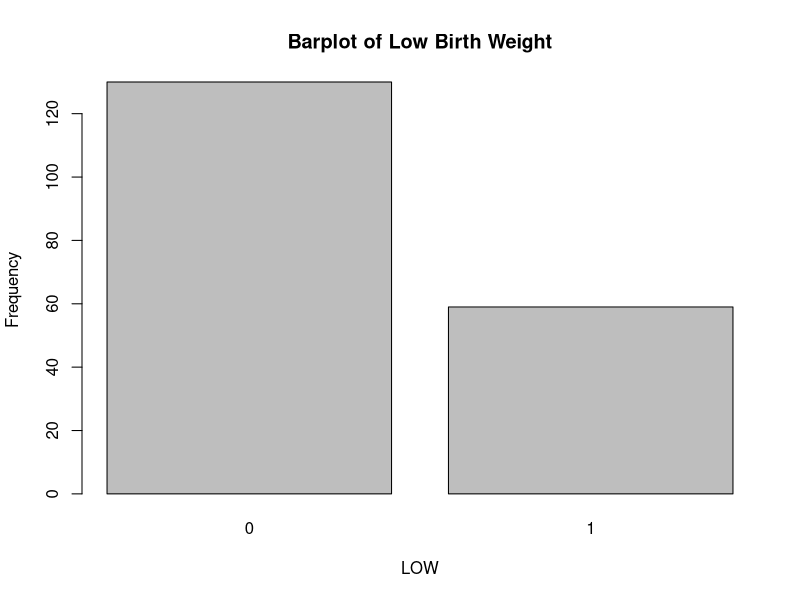
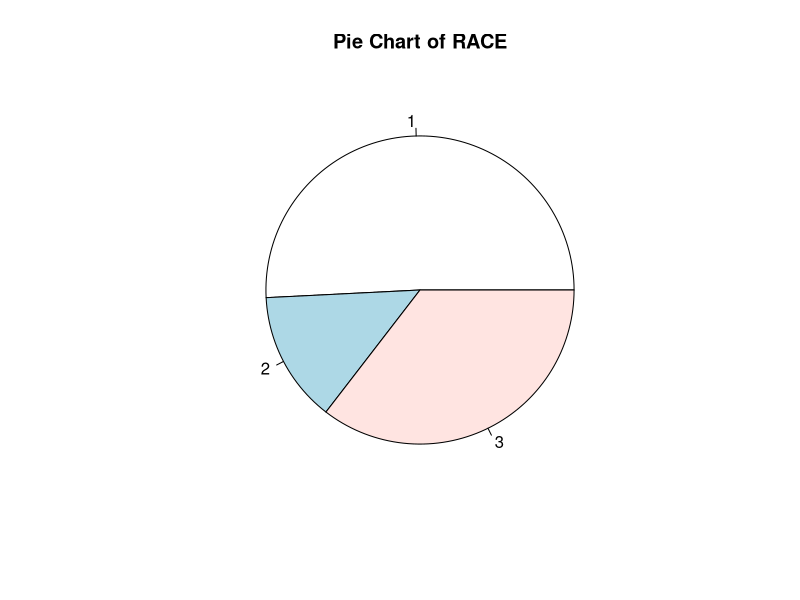
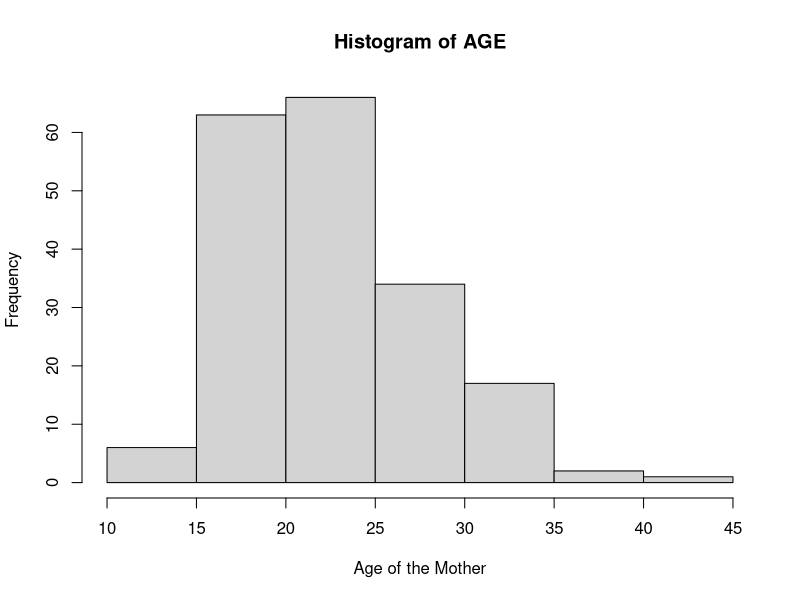
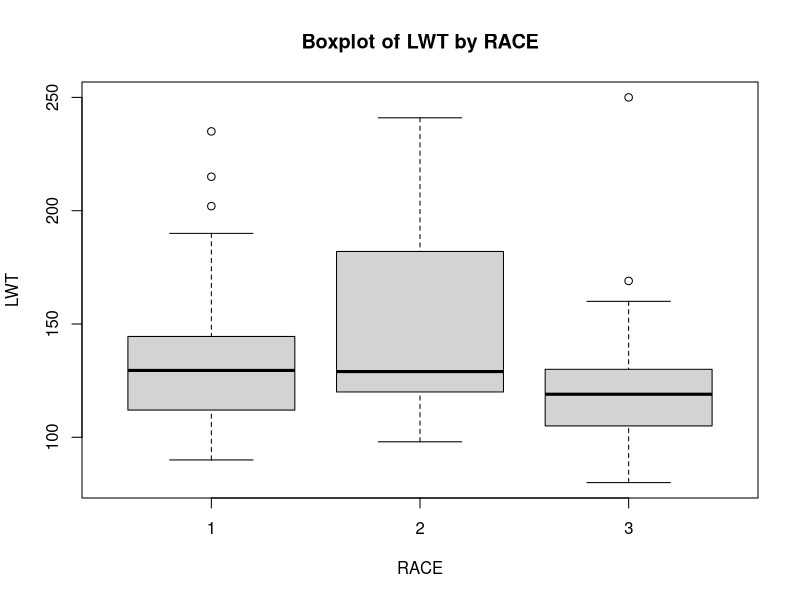

Reproduce these figures in R, in order.
#1) How many individuals are in the dataset?
birthweight <- read.csv("BIRTHWEIGHT.csv")
nrow(birthweight)

#2) Identify all the quantitative variables.
quantitative_vars <- sapply(birthweight, is.numeric)
names(birthweight)[quantitative_vars]

#3) Construct a simple bar graph for the variable LOW.
barplot(table(birthweight$LOW), main="Barplot of Low Birth Weight", xlab="LOW", ylab="Frequency")

#4) Draw a pie chart for the variable RACE. What percent of mothers were white?
pie(table(birthweight$RACE), main="Pie Chart of RACE")
# Percentage of mothers who were white
white_percent <- prop.table(table(birthweight$RACE))[1] * 100
white_percent

#5) Examine the distribution of the AGE graphically using a stem and leaf plot.
stem(birthweight$AGE)

#6) From the stemplot, what is the age of the oldest mother?
 # Answer: The age of the oldest mother can be observed from the top value in the stem-and-leaf plot.

#7) Explain where you would place an observation (by hand) to the stem-and-leaf plot that would represent a new mother who is 37 years old.
#Answer: In a stem-and-leaf plot, "3 | 7" would represent a mother aged 37, where 3 is the stem and 7 is the leaf.

#8) Describe the distribution of AGE using a histogram.
hist(birthweight$AGE, main="Histogram of AGE", xlab="Age of the Mother", breaks=10)

#9) Describe the shape of this distribution.
#Answer: The shape of the distribution can be observed from the histogram. You might describe it as symmetric, skewed, etc.

#10) What information about the data values could you see in a stem-and-leaf plot that you are not able to see in a histogram?
 # Answer: A stem-and-leaf plot provides exact values and their frequencies, whereas a histogram provides a visual distribution but lacks exact numerical details.

#11) How does this change the information conveyed by your histogram?
 # Answer: The histogram provides a more general view of the data's distribution, making it easier to see patterns or shapes but at the cost of specific data points.

#12) Construct a box plot of the distribution of LWT by RACE.
boxplot(LWT ~ RACE, data=birthweight, main="Boxplot of LWT by RACE", xlab="RACE", ylab="LWT")

#13) Find the mean and the median for LWT.
mean_LWT <- mean(birthweight$LWT, na.rm=TRUE)
median_LWT <- median(birthweight$LWT, na.rm=TRUE)
mean_LWT
median_LWT

#14) Write a paragraph summarizing how the variable behaves.
#Answer: Based on the calculated mean, median, histogram, and boxplot, you would summarize the center, spread, and shape of the LWT distribution. You can mention if the distribution is symmetric, skewed, and whether the mean is higher or lower than the median.